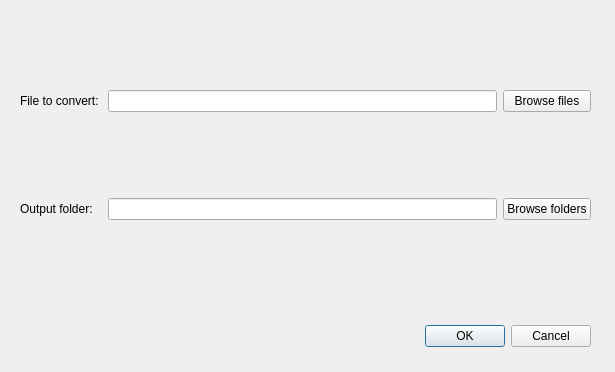
<?xml version="1.0" encoding="UTF-8"?>
<ui version="4.0">
 <class>Selector</class>
 <widget class="QDialog" name="Selector">
  <property name="geometry">
   <rect>
    <x>0</x>
    <y>0</y>
    <width>615</width>
    <height>372</height>
   </rect>
  </property>
  <property name="windowTitle">
   <string>mzXMLConverter</string>
  </property>
  <widget class="QDialogButtonBox" name="buttonBox">
   <property name="geometry">
    <rect>
     <x>250</x>
     <y>320</y>
     <width>341</width>
     <height>32</height>
    </rect>
   </property>
   <property name="orientation">
    <enum>Qt::Horizontal</enum>
   </property>
   <property name="standardButtons">
    <set>QDialogButtonBox::Cancel|QDialogButtonBox::Ok</set>
   </property>
  </widget>
  <widget class="QWidget" name="gridLayoutWidget">
   <property name="geometry">
    <rect>
     <x>20</x>
     <y>10</y>
     <width>571</width>
     <height>291</height>
    </rect>
   </property>
   <layout class="QGridLayout" name="gridLayout">
    <item row="2" column="0">
     <widget class="QLabel" name="label_2">
      <property name="text">
       <string>Output folder:</string>
      </property>
     </widget>
    </item>
    <item row="0" column="0">
     <widget class="QLabel" name="label">
      <property name="text">
       <string>File to convert: </string>
      </property>
     </widget>
    </item>
    <item row="0" column="1">
     <widget class="QLineEdit" name="lineEditInput"/>
    </item>
    <item row="2" column="1">
     <widget class="QLineEdit" name="lineEditOutput">
      <property name="clearButtonEnabled">
       <bool>false</bool>
      </property>
     </widget>
    </item>
    <item row="0" column="2">
     <widget class="QPushButton" name="pushButtonInput">
      <property name="text">
       <string>Browse files</string>
      </property>
     </widget>
    </item>
    <item row="2" column="2">
     <widget class="QPushButton" name="pushButtonOutput">
      <property name="text">
       <string>Browse folders</string>
      </property>
     </widget>
    </item>
   </layout>
  </widget>
 </widget>
 <resources/>
 <connections>
  <connection>
   <sender>buttonBox</sender>
   <signal>accepted()</signal>
   <receiver>Selector</receiver>
   <slot>accept()</slot>
   <hints>
    <hint type="sourcelabel">
     <x>248</x>
     <y>254</y>
    </hint>
    <hint type="destinationlabel">
     <x>157</x>
     <y>274</y>
    </hint>
   </hints>
  </connection>
  <connection>
   <sender>buttonBox</sender>
   <signal>rejected()</signal>
   <receiver>Selector</receiver>
   <slot>reject()</slot>
   <hints>
    <hint type="sourcelabel">
     <x>316</x>
     <y>260</y>
    </hint>
    <hint type="destinationlabel">
     <x>286</x>
     <y>274</y>
    </hint>
   </hints>
  </connection>
 </connections>
</ui>
